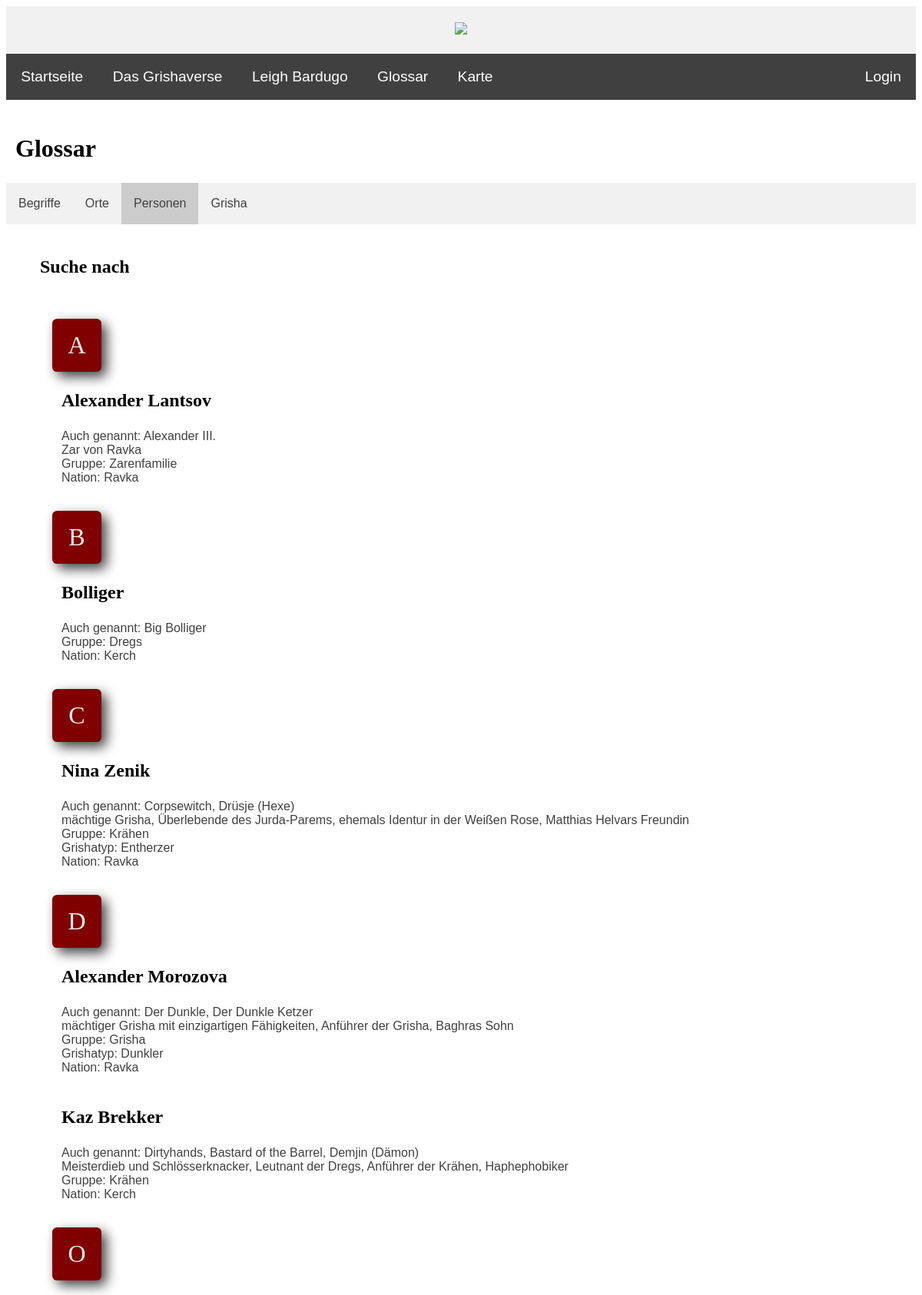
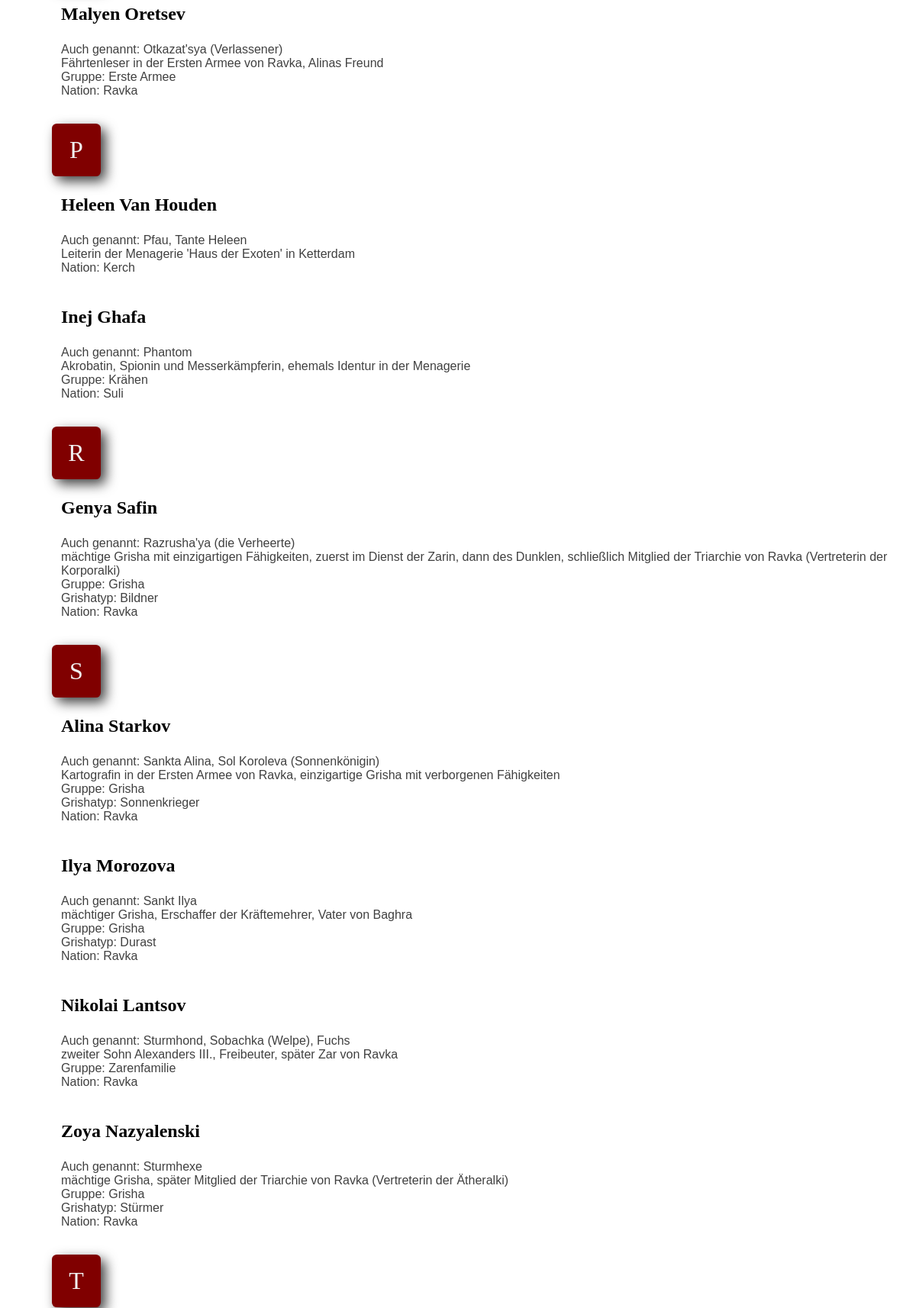
Page /PHP/glossary_personen_suche.php (upper part) on the committed database (2 pictures, top to bottom).
### tables this page shows
CREATE TABLE `personen` (
  `ID` int(10) NOT NULL,
  `vorname` text DEFAULT NULL,
  `nachname` text DEFAULT NULL,
  `weitere_namen` text DEFAULT NULL,
  `geschlecht` text NOT NULL,
  `nation` int(10) NOT NULL,
  `gruppe` int(10) DEFAULT NULL,
  `grisha_typ` int(10) DEFAULT NULL,
  `beschreibung` text DEFAULT NULL
);

CREATE TABLE `gruppen` (
  `ID` int(10) NOT NULL,
  `name` text NOT NULL,
  `nation` int(10) NOT NULL
);

CREATE TABLE `nationen` (
  `ID` int(10) NOT NULL,
  `name` text NOT NULL
);

CREATE TABLE `grisha` (
  `ID` int(10) UNSIGNED NOT NULL,
  `name` text NOT NULL,
  `orden` int(10) NOT NULL,
  `beschreibung` text NOT NULL,
  `kefta_farbe` text NOT NULL
);

### PHP/glossary_personen_suche.php (the view, shortened to what this page needs)
<?php
include ("header.inc.php");
include ("navbar.inc.php");
?>
    <div>
        <h2>Glossar</h2>
    </div>
    <div class="glossary-nav">
        <ul>
            <li><a href="glossary_begriffe.php">Begriffe</a></li>
            <li><a href="glossary_orte.php">Orte</a></li>
            <li><a href="glossary_personen.php"  class="active">Personen</a></li>
            <li><a href="glossary_grisha.php">Grisha</a></li>
        </ul>
    </div>
    <br>
    <?php
        require_once "config.inc.php";
        if (is_null($_REQUEST["suchperson"])) {
            $personSuche = "";
        } else {
            $personSuche = $_REQUEST["suchperson"];
        }
        $alph = array("A", "B", "C", "D", "E", "F", "G", "H", "I", "J", "K", "L", "M", "N", "O", "P", "Q", "R", "S", "T", "U", "V", "W", "X", "Y", "Z");
        $res = mysqli_query($conn, "SELECT * FROM `personen` WHERE personen.vorname = '$personSuche'
        OR personen.nachname = '$personSuche' OR personen.weitere_namen LIKE '%$personSuche%'");
        if (mysqli_num_rows($res) < 1) {
            echo "<div class='glossary-res'><h3>Keine Ergebnisse für  " . $personSuche . " gefunden</h3></div><br>";
        } else {
            echo "<div class='glossary-res'><h3>Suche nach " . $personSuche . "</h3></div><br>";
            foreach ($alph as $i){
                $result = mysqli_query($conn, "SELECT personen.vorname, personen.nachname, personen.weitere_namen,
                personen.geschlecht, personen.gruppe, personen.beschreibung,
                gruppen.name as gruppe,
                grisha.name as grisha,
                nationen.name as nation
                FROM personen
                JOIN gruppen on personen.gruppe = gruppen.ID
                JOIN grisha on personen.grisha_typ = grisha.ID
                JOIN nationen on personen.nation = nationen.ID
                WHERE personen.vorname = '$personSuche' AND personen.vorname LIKE '$i%'
                OR personen.nachname = '$personSuche' AND personen.nachname LIKE '$i%'
                OR personen.weitere_namen LIKE '%$personSuche%' AND personen.weitere_namen LIKE '$i%'");
                if (mysqli_num_rows($result) >= 1) {
                    echo "<div id='personen_letter-$i' class='big-letter'>" . $i . "</div>";
                }
                echo "<div class='glossary-bg'><ul>";
                while ($j = mysqli_fetch_assoc($result)) {
                    echo "<li><h3>" . $j["vorname"] . " " . $j["nachname"] . "</h3><uo>";
                    if ($j["weitere_namen"]) {
                        echo "<li>Auch genannt: " . $j["weitere_namen"] . "</li>";
                    }
                    if ($j["beschreibung"]) {
                        echo "<li>". $j["beschreibung"] . "</li>";
                    }
                    if ($j["gruppe"] != "Keine Gruppe/unbekannt") {
                        echo "<li>Gruppe: " . $j["gruppe"] . "</li>";
                    }
                    if ($j["grisha"] != "Kein Grisha") {
                        echo "<li>Grishatyp: " . $j["grisha"] . "</li>";
                    }
                    if ($j["nation"] != "Keine Nation/unbekannt") {
                        echo "<li>Nation: " . $j["nation"] . "</li>";
                    }
                    echo "</uo></li><br>";
                }
                echo "</ul></div>";
            }
        }
    ?>
    <br>
<?php include ("footer.inc.php"); ?>

### CSS/style.css (style rules this page uses)
body { background-color: white; font-family: 'Helvetica', 'Verdana', sans-serif; font-size: 100%; color: #404040; }
h2 { font-family: 'Garamond', 'Georgia', serif; font-size: 2em; color: black; margin-left: 12px; }
h3 { font-family: 'Garamond', 'Georgia', serif; font-size: 1.5em; color: black; margin-left: 12px; }

### CSS/slideshow.css (style rules this page uses)
* { box-sizing:border-box }
.active, .dot:hover { background-color: #404040; }

### CSS/glossary.css (style rules this page uses)
.glossary-nav ul { background-color: #f1f1f1; list-style-type: none; margin: 0; padding: 0; overflow: hidden; transition: 0.4s; }
.glossary-nav ul li { float: left; }
.glossary-nav ul li a { display: block; color: #404040; text-align: center; padding: 18px 16px; text-decoration: none; }
.glossary-nav .active { background-color: #ccc; color: #404040; }
.active, .accordion:hover { background-color: #ccc; color: #404040; }
.big-letter { background: #800000; border-radius: 0.2em; margin: 12px 0 0 60px; padding: 0.5em 0.5em; display: block; width: 2em; text-align: center; font-family: 'Garamond', 'Georgia', serif;; font-size: 2em; color: #f1f1f1; box-shadow: 0.2em 0.2em 0.5em #404040; }
.glossary-bg { margin-left: 16px; }
.glossary-bg ul { list-style-type: none; margin-left: 16px; }
.glossary-bg ul h3 { margin-left: 0; }
.glossary-res { margin-left: 32px; }

### rows in the picture
personen: vorname "Alexander", nachname "Lantsov", weitere_namen "Alexander III.", beschreibung "Zar von Ravka", gruppen.name "Zarenfamilie", nationen.name "Ravka"
personen: vorname "Bolliger", weitere_namen "Big Bolliger", gruppen.name "Dregs", nationen.name "Kerch"
personen: vorname "Nina", nachname "Zenik", weitere_namen "Corpsewitch, Drüsje (Hexe)", beschreibung "mächtige Grisha, Überlebende des Jurda-Parems, ehemals Identur in der Weißen Rose, Matthias Helvars Freundin", gruppen.name "Krähen", grisha.name "Entherzer", nationen.name "Ravka"
personen: vorname "Alexander", nachname "Morozova", weitere_namen "Der Dunkle, Der Dunkle Ketzer", beschreibung "mächtiger Grisha mit einzigartigen Fähigkeiten, Anführer der Grisha, Baghras Sohn", gruppen.name "Grisha", grisha.name "Dunkler", nationen.name "Ravka"
personen: vorname "Kaz", nachname "Brekker", weitere_namen "Dirtyhands, Bastard of the Barrel, Demjin (Dämon)", beschreibung "Meisterdieb und Schlösserknacker, Leutnant der Dregs, Anführer der Krähen, Haphephobiker", gruppen.name "Krähen", nationen.name "Kerch"
personen: vorname "Malyen", nachname "Oretsev", weitere_namen "Otkazat'sya (Verlassener)", beschreibung "Fährtenleser in der Ersten Armee von Ravka, Alinas Freund", gruppen.name "Erste Armee", nationen.name "Ravka"
personen: vorname "Heleen", nachname "Van Houden", weitere_namen "Pfau, Tante Heleen", beschreibung "Leiterin der Menagerie 'Haus der Exoten' in Ketterdam", nationen.name "Kerch"
personen: vorname "Inej", nachname "Ghafa", weitere_namen "Phantom", beschreibung "Akrobatin, Spionin und Messerkämpferin, ehemals Identur in der Menagerie", gruppen.name "Krähen", nationen.name "Suli"
personen: vorname "Genya", nachname "Safin", weitere_namen "Razrusha'ya (die Verheerte)", beschreibung "mächtige Grisha mit einzigartigen Fähigkeiten, zuerst im Dienst der Zarin, dann des Dunklen, schließlich Mitglied der Triarchie von Ravka (Vertreterin der Korporalki)", gruppen.name "Grisha", grisha.name "Bildner", nationen.name "Ravka"
personen: vorname "Alina", nachname "Starkov", weitere_namen "Sankta Alina, Sol Koroleva (Sonnenkönigin)", beschreibung "Kartografin in der Ersten Armee von Ravka, einzigartige Grisha mit verborgenen Fähigkeiten", gruppen.name "Grisha", grisha.name "Sonnenkrieger", nationen.name "Ravka"
personen: vorname "Ilya", nachname "Morozova", weitere_namen "Sankt Ilya", beschreibung "mächtiger Grisha, Erschaffer der Kräftemehrer, Vater von Baghra", gruppen.name "Grisha", grisha.name "Durast", nationen.name "Ravka"
personen: vorname "Nikolai", nachname "Lantsov", weitere_namen "Sturmhond, Sobachka (Welpe), Fuchs", beschreibung "zweiter Sohn Alexanders III., Freibeuter, später Zar von Ravka", gruppen.name "Zarenfamilie", nationen.name "Ravka"
personen: vorname "Zoya", nachname "Nazyalenski", weitere_namen "Sturmhexe", beschreibung "mächtige Grisha, später Mitglied der Triarchie von Ravka (Vertreterin der Ätheralki)", gruppen.name "Grisha", grisha.name "Stürmer", nationen.name "Ravka"

### other values in the picture
$i "A"
$i "B"
$i "C"
$i "D"
$i "O"
$i "P"
$i "R"
$i "S"
$i "T"
